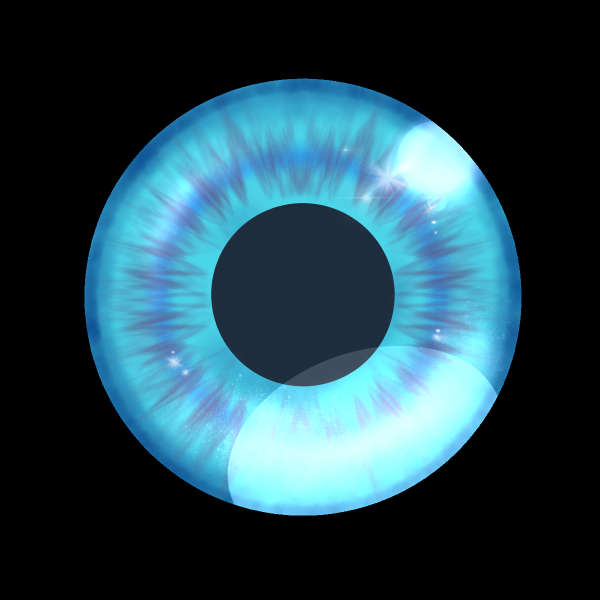
#> input picture filters/BlueEye.png, 1200 x 1200 px (shown at 1/2 size)
$ python BlueEye.py
#> lines starting #> are read from the running program, lines starting #| are printed output that depends on the picture
import numpy as np
import cv2

def apply_filter_blueeye(frame):
    # Load your trained model and filter image
    # Apply your filter similar to the logic in demo.py
    # This is just a placeholder for demonstration
    # Replace with actual filter logic
    return frame

# Load the frontal face haarcascade
face_cascade = cv2.CascadeClassifier(cv2.data.haarcascades + 'haarcascade_frontalface_default.xml')

# Load the eye haarcascade
eye_cascade = cv2.CascadeClassifier(cv2.data.haarcascades + 'haarcascade_eye.xml')

# Load the blue eye filter
blue_eye_filter = cv2.imread('filters/BlueEye.png', -1)
#> blue_eye_filter is the input picture: shape (1200, 1200, 4); mean B, G, R, A 80.2, 68.8, 36.4, 105.9

# Check if the blue eye filter is loaded correctly
if blue_eye_filter is None:
    print("Error: Could not load BlueEye.png.")
    exit()

# Get webcam
camera = cv2.VideoCapture(0)

# Check if the webcam is opened correctly
if not camera.isOpened():
    print("Error: Could not open webcam.")
    exit()

print("Starting webcam...")
# Run the program infinitely
while True:
    ret, img = camera.read()  # Read data from the webcam
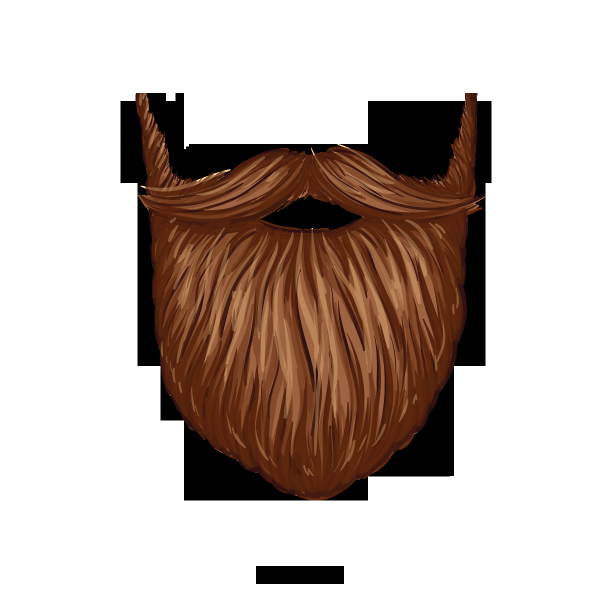
#> input picture filters/b1.png, 1200 x 1200 px, given in place of the camera (shown at 1/2 size)
#> img is the input picture: shape (1200, 1200, 3); mean B, G, R 175.5, 182.1, 195.2

    # Check if the frame was captured properly
    if not ret:
        print("Error: Could not read frame.")
        break

    # Preprocess input from webcam
    gray = cv2.cvtColor(img, cv2.COLOR_BGR2GRAY)  # Convert RGB data to Grayscale
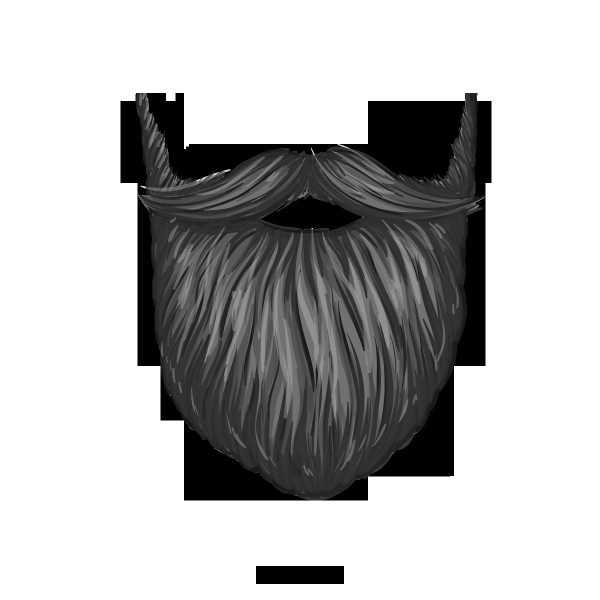
#> gray: shape (1200, 1200) (shown at 1/2 size); min 0, max 255, mean 185.3
    faces = face_cascade.detectMultiScale(gray, 1.3, 5)  # Identify faces in the webcam
#> faces = ()

    # For each detected face using the Haar cascade
    for (x, y, w, h) in faces:
        roi_gray = gray[y:y + h, x:x + w]
        roi_color = img[y:y + h, x:x + w]

        # Detect eyes within the face region
        eyes = eye_cascade.detectMultiScale(roi_gray)

        # For each detected eye
        for (ex, ey, ew, eh) in eyes:
            # Resize the blue eye filter to match the dimensions of the eye area
            blue_eye_filter_resized = cv2.resize(blue_eye_filter, (ew, eh))

            # Overlay the blue eye filter onto the eye area
            for i in range(blue_eye_filter_resized.shape[0]):
                for j in range(blue_eye_filter_resized.shape[1]):
                    # Check if the pixel is within the bounds of the eye area and the filter image
                    if ey + i < h and ex + j < w and blue_eye_filter_resized[i, j][3] != 0:
                        img[y + ey + i, x + ex + j, :] = blue_eye_filter_resized[i, j, :3]
#> this loop made 0 passes

    # Display the webcam feed with the blue eye filter applied
    cv2.imshow('Webcam with Blue Eye Filter', img)

    # Check for 'q' key press to exit
    if cv2.waitKey(1) & 0xFF == ord('q'):
#> (key q is pressed here)
        break

# Release the camera and close all OpenCV windows
camera.release()
cv2.destroyAllWindows()
